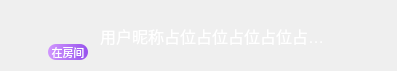
<?xml version="1.0" encoding="UTF-8"?>
<ui version="4.0">
 <class>PromoteBusinePageTopItem</class>
 <widget class="QDialog" name="PromoteBusinePageTopItem">
  <property name="geometry">
   <rect>
    <x>0</x>
    <y>0</y>
    <width>397</width>
    <height>71</height>
   </rect>
  </property>
  <property name="windowTitle">
   <string>Dialog</string>
  </property>
  <layout class="QHBoxLayout" name="horizontalLayout">
   <property name="spacing">
    <number>0</number>
   </property>
   <property name="leftMargin">
    <number>0</number>
   </property>
   <property name="topMargin">
    <number>0</number>
   </property>
   <property name="rightMargin">
    <number>0</number>
   </property>
   <property name="bottomMargin">
    <number>0</number>
   </property>
   <item>
    <widget class="QWidget" name="widget_2" native="true">
     <layout class="QHBoxLayout" name="horizontalLayout_3">
      <property name="spacing">
       <number>12</number>
      </property>
      <property name="leftMargin">
       <number>12</number>
      </property>
      <property name="topMargin">
       <number>0</number>
      </property>
      <property name="rightMargin">
       <number>12</number>
      </property>
      <property name="bottomMargin">
       <number>0</number>
      </property>
      <item>
       <widget class="QLabel" name="label">
        <property name="minimumSize">
         <size>
          <width>24</width>
          <height>24</height>
         </size>
        </property>
        <property name="maximumSize">
         <size>
          <width>24</width>
          <height>24</height>
         </size>
        </property>
        <property name="styleSheet">
         <string notr="true">font-family: &quot;微软雅黑&quot;;
font-weight: 400;
font-size: 18px;
color: #FFFFFF;
line-height: 22px;
font-style: normal;</string>
        </property>
        <property name="text">
         <string/>
        </property>
        <property name="pixmap">
         <pixmap resource="../res.qrc">:/images/top1.png</pixmap>
        </property>
        <property name="scaledContents">
         <bool>true</bool>
        </property>
       </widget>
      </item>
      <item>
       <widget class="QWidget" name="widget" native="true">
        <property name="minimumSize">
         <size>
          <width>40</width>
          <height>50</height>
         </size>
        </property>
        <property name="maximumSize">
         <size>
          <width>40</width>
          <height>50</height>
         </size>
        </property>
        <widget class="CRoundLabel" name="image">
         <property name="geometry">
          <rect>
           <x>0</x>
           <y>5</y>
           <width>40</width>
           <height>40</height>
          </rect>
         </property>
         <property name="minimumSize">
          <size>
           <width>40</width>
           <height>40</height>
          </size>
         </property>
         <property name="maximumSize">
          <size>
           <width>40</width>
           <height>40</height>
          </size>
         </property>
         <property name="text">
          <string/>
         </property>
         <property name="scaledContents">
          <bool>true</bool>
         </property>
        </widget>
        <widget class="QLabel" name="label_2">
         <property name="geometry">
          <rect>
           <x>0</x>
           <y>34</y>
           <width>40</width>
           <height>16</height>
          </rect>
         </property>
         <property name="styleSheet">
          <string notr="true">background: qlineargradient(x1:0, y1:0, x2:1, y2:0, stop:0 #D197FE, stop:1 #9752ED);
border-radius: 8px;
font-size: 11px;
color: #FFFFFF;
</string>
         </property>
         <property name="text">
          <string>在房间</string>
         </property>
         <property name="alignment">
          <set>Qt::AlignCenter</set>
         </property>
        </widget>
       </widget>
      </item>
      <item>
       <layout class="QVBoxLayout" name="verticalLayout">
        <property name="spacing">
         <number>2</number>
        </property>
        <property name="topMargin">
         <number>0</number>
        </property>
        <property name="bottomMargin">
         <number>0</number>
        </property>
        <item>
         <widget class="QLabel" name="nameLab">
          <property name="minimumSize">
           <size>
            <width>0</width>
            <height>22</height>
           </size>
          </property>
          <property name="styleSheet">
           <string notr="true">font-weight: 400;
font-size: 16px;
color: #FFFFFF;
line-height: 22px;
font-style: normal;</string>
          </property>
          <property name="text">
           <string>用户昵称占位占位占位占位占…</string>
          </property>
         </widget>
        </item>
       </layout>
      </item>
      <item>
       <spacer name="horizontalSpacer">
        <property name="orientation">
         <enum>Qt::Horizontal</enum>
        </property>
        <property name="sizeHint" stdset="0">
         <size>
          <width>40</width>
          <height>20</height>
         </size>
        </property>
       </spacer>
      </item>
      <item>
       <widget class="QLabel" name="label_3">
        <property name="styleSheet">
         <string notr="true">font-size: 14px;
color: #ffffff;</string>
        </property>
        <property name="text">
         <string/>
        </property>
       </widget>
      </item>
      <item>
       <widget class="QLabel" name="label_4">
        <property name="styleSheet">
         <string notr="true">font-size: 14px;
color: #ffffff;
line-height: 20px;
font-style: normal;</string>
        </property>
        <property name="text">
         <string/>
        </property>
       </widget>
      </item>
     </layout>
    </widget>
   </item>
  </layout>
 </widget>
 <customwidgets>
  <customwidget>
   <class>CRoundLabel</class>
   <extends>QLabel</extends>
   <header location="global">CRoundLabel.h</header>
  </customwidget>
 </customwidgets>
 <resources>
  <include location="../res.qrc"/>
 </resources>
 <connections/>
</ui>
